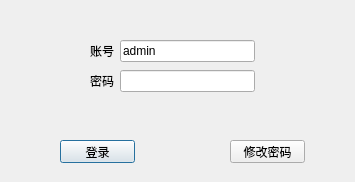
<?xml version="1.0" encoding="UTF-8"?>
<ui version="4.0">
 <class>Login_Dialog</class>
 <widget class="QDialog" name="Login_Dialog">
  <property name="geometry">
   <rect>
    <x>0</x>
    <y>0</y>
    <width>355</width>
    <height>182</height>
   </rect>
  </property>
  <property name="windowTitle">
   <string>中医门诊管理</string>
  </property>
  <widget class="QPushButton" name="login">
   <property name="geometry">
    <rect>
     <x>60</x>
     <y>140</y>
     <width>75</width>
     <height>23</height>
    </rect>
   </property>
   <property name="text">
    <string>登录</string>
   </property>
  </widget>
  <widget class="QPushButton" name="pushButton">
   <property name="geometry">
    <rect>
     <x>230</x>
     <y>140</y>
     <width>75</width>
     <height>23</height>
    </rect>
   </property>
   <property name="text">
    <string>修改密码</string>
   </property>
  </widget>
  <widget class="QWidget" name="">
   <property name="geometry">
    <rect>
     <x>90</x>
     <y>40</y>
     <width>165</width>
     <height>22</height>
    </rect>
   </property>
   <layout class="QHBoxLayout" name="horizontalLayout">
    <item>
     <widget class="QLabel" name="label">
      <property name="text">
       <string>账号</string>
      </property>
     </widget>
    </item>
    <item>
     <widget class="QLineEdit" name="user_name">
      <property name="text">
       <string>admin</string>
      </property>
     </widget>
    </item>
   </layout>
  </widget>
  <widget class="QWidget" name="">
   <property name="geometry">
    <rect>
     <x>90</x>
     <y>70</y>
     <width>165</width>
     <height>22</height>
    </rect>
   </property>
   <layout class="QHBoxLayout" name="horizontalLayout_2">
    <item>
     <widget class="QLabel" name="label_2">
      <property name="text">
       <string>密码</string>
      </property>
     </widget>
    </item>
    <item>
     <widget class="QLineEdit" name="passwd"/>
    </item>
   </layout>
  </widget>
 </widget>
 <resources/>
 <connections/>
</ui>
